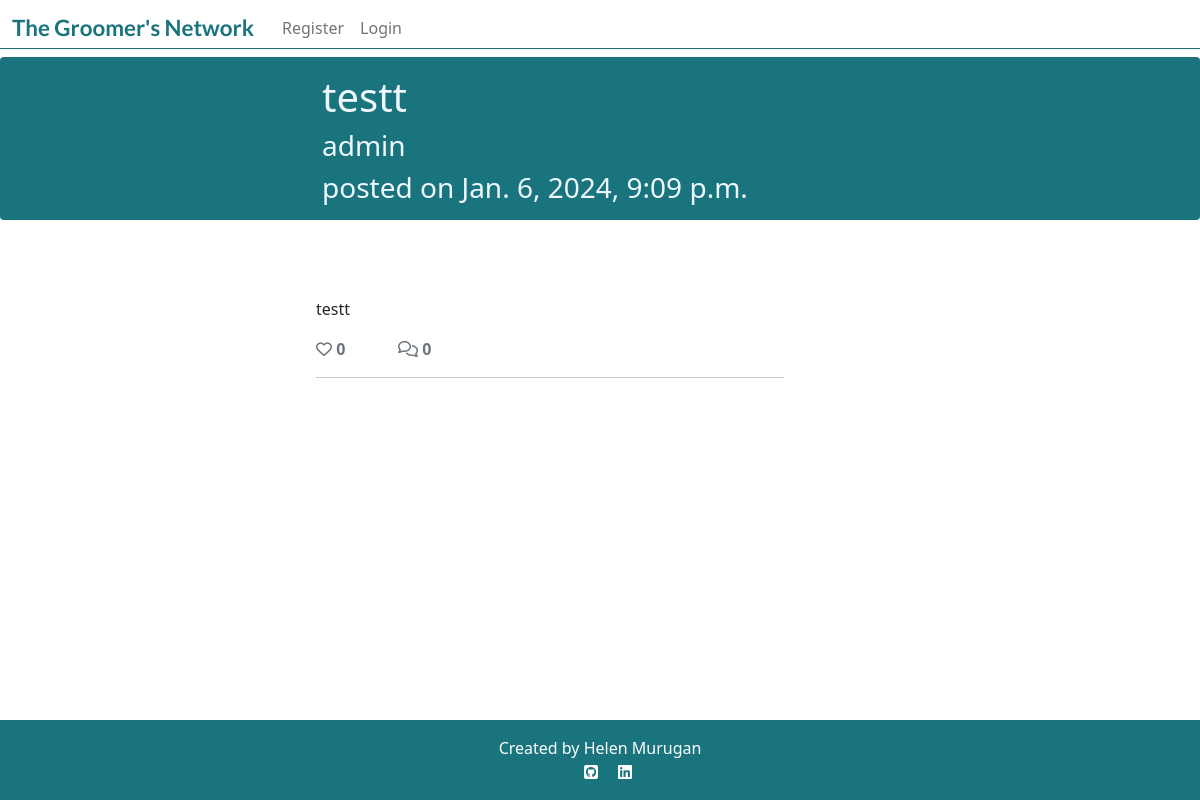
The page /posts/testt-20240106210916/ on the database its author committed.
### post/models.py (models this page shows, shortened)
class Post(models.Model):
    title = models.CharField(
        max_length=200,
        verbose_name="Title",
        )
    slug = models.SlugField(
        max_length=200,
        unique=True
        )
    author = models.ForeignKey(
        User,
        on_delete=models.CASCADE,
        related_name="post_posts"
    )
    content = models.TextField(
        blank=False,
        null=False,
    )
    featured_image = CloudinaryField(
        'image',
        default='placeholder',
        blank=True,
        null=True,
        )
    created_on = models.DateTimeField(
        auto_now_add=True
        )
    updated_on = models.DateTimeField(
        auto_now=True
        )
    likes = models.ManyToManyField(
        User,
        related_name='post_likes',
        blank=True,
        )
    class Meta:
        ordering = ["-created_on"]
    def number_of_likes(self):
        return self.likes.count()

### post/views.py (the view, shortened to what this page needs)
# urls.py: path('<slug:slug>/', views.PostDetail.as_view(), name='post_detail'),
class PostDetail(View):
    def get(self, request, slug, *args, **kwargs):
        queryset = Post.objects
        post = get_object_or_404(queryset, slug=slug)
        comments = post.comments.filter(approved=True).order_by("created_on")
        liked = False
        if post.likes.filter(id=self.request.user.id).exists():
            liked = True
        return render(
            request,
            "post_detail.html",
            {
                "post": post,
                "comments": comments,
                "liked": liked,
                "comment_form": CommentForm(),
            },
        )

### templates/post_detail.html (shortened to what this page needs)
{% extends 'base.html' %}
{% block content %}
{% load crispy_forms_tags %}
<div class="container-fluid masthead">
    <div class="row">
        <div class="card masthead-text">
            <div class="card-body col-xl-5 offset-xl-3 col-md-8 offset-md-2">
                <h1 class="card-title">{{ post.title }}</h1>
                <h3 class="card-text">{{ post.author }}</h3>
                <h3 class="card-text">posted on {{ post.created_on }}</h3>
            </div>
        </div>
    </div>
</div>
<div class="card col-xl-5 offset-xl-3 col-md-8 offset-md-2">
    <div class="card-img-top">
    </div>
    <div class="card-body">
        <p class="card-text">
            {{ post.content | safe }}
        </p>
        <div class="row">
            <div class="col-2">
                <strong>
                    {% if user.is_authenticated %}
                    <form class="d-inline" action="{% url 'post_like' post.slug %}" method="POST">
                        {% csrf_token %}
                        {% if liked %}
                        <button type="submit" name="post_id" value="{{post.slug}}" class="btn-like"><i class="fas fa-heart"></i></button>
                        {% else %}
                        <button type="submit" name="post_id" value="{{post.slug}}" class="btn-like"><i class="far fa-heart"></i></button>
                        {% endif %}
                    </form>
                    {% else %}
                    <span class="text-secondary"><i class="far fa-heart"></i></span>
                    {% endif %}
                <span class="text-secondary">{{ post.number_of_likes }} </span>
                </strong>
            </div>
            <div class="col-2">
                {% with comments.count as total_comments %}
                <strong class="text-secondary"><i class="far fa-comments"></i>
                    {{ total_comments }}</strong>
                {% endwith %}
            </div>
        </div>
        <div class="row">
            <div class="col">
                <hr>
            </div>
        </div>
    </div>
</div>
{% endblock content %}

### static/css/style.css (style rules this page uses)
.card { border: none; background-color: transparent; }
.masthead { height: 25vh; }
.masthead-text { background-color: #19747E; color: aliceblue; }

### rows shown on the page
Post: title "testt", author "admin", created_on "Jan. 6, 2024, 9:09 p.m.", content "testt", number_of_likes "0"

### other values the page prints
{{ total_comments }} "0"
